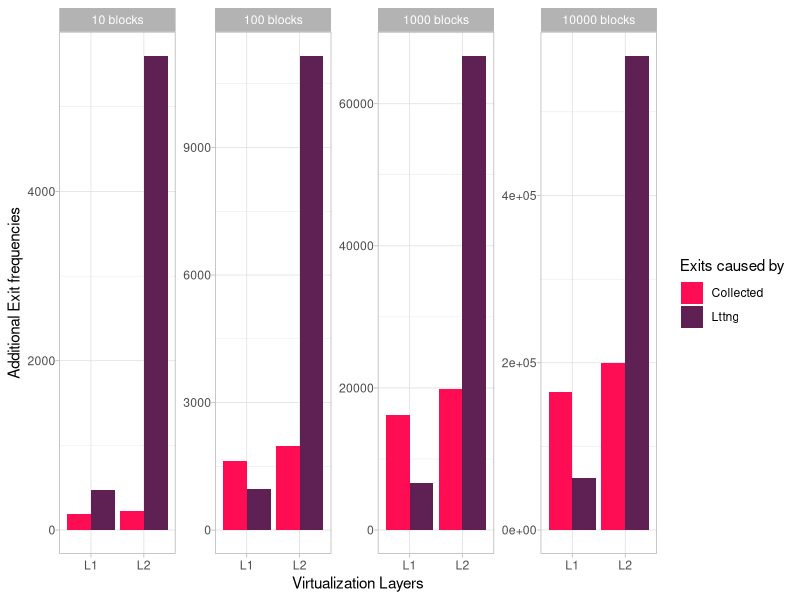

The R script that drew this image:
#!/usr/bin/env Rscript
library(ggplot2)
library(ggrepel)
library(plyr)
colors <- c("#ff0d54",  "#5f2054")
# layer,tracing_enabled,type,freq,event
data_10 <- read.table("./io-overhead/data/io-exits-10.csv", header=T, sep=",")
data_100 <- read.table("./io-overhead/data/io-exits-100.csv", header=T, sep=",")
data_1000 <- read.table("./io-overhead/data/io-exits-1000.csv", header=T, sep=",")
data_10000 <- read.table("./io-overhead/data/io-exits-10000.csv", header=T, sep=",")

data_10$copied_input_blocks <- 10
data_100$copied_input_blocks <- 100
data_1000$copied_input_blocks <- 1000
data_10000$copied_input_blocks <- 10000

data <- rbind(data_10, data_100, data_1000, data_10000)

data$tracing_enabled <- as.character(data$tracing_enabled)
data$copied_input_blocks <- as.character(data$copied_input_blocks)

data_filtered = subset(data, event == 'kvm_x86_exit')

data_filtered <- ddply(data_filtered, .(layer, tracing_enabled, copied_input_blocks),
                       transform,
                       total_events = freq
)
print(data_filtered)
data_filtered <- unique(data_filtered[c("layer", "tracing_enabled", "copied_input_blocks", "total_events")])

data_filtered <- ddply(data_filtered, .(layer, copied_input_blocks),
                       transform,
                       tracing_events = abs(sum(total_events)-2*total_events)
)
print(data_filtered)

data_filtered <- unique(data_filtered[c("layer", "copied_input_blocks", "tracing_events")])

data_filtered$event_type <- 'Lttng'
# layer,copied_input_blocks,event_type,tracing_events
data_collected_events <- read.table("./io-overhead/data/guest-collected-events.csv", header=T, sep=",")

data_filtered <- merge(x = data_filtered, y = data_collected_events, 
                       by = c("layer","copied_input_blocks","event_type", "tracing_events"), all = TRUE)

data_filtered$copied_input_blocks <- paste(data_filtered$copied_input_blocks,'blocks')

data_filtered$event_type <- as.character(data_filtered$event_type)

data_filtered <- ddply(data_filtered, .(layer, copied_input_blocks),
                       transform,
                       total = sum(tracing_events),
                       max = max(tracing_events)
)
data_filtered$label <- ''
for(i in 1:nrow(data_filtered)) {
  row <- data_filtered[i,]
  if(row$event_type == "Hypertracing"){
    data_filtered[i,]$label = paste(round((row$tracing_events/row$total)*100,1),'%')
  }
}

plot <- ggplot(data_filtered, aes(x=reorder(layer, tracing_events), y = tracing_events)) +
  geom_bar(aes(fill=event_type), position="dodge",stat="identity") +
  # scale_y_continuous(breaks = seq(0, max(data_filtered$tracing_events), 10000)) +
  facet_wrap(~copied_input_blocks, ncol=4, scale="free") +
  # coord_flip() +
  # geom_label_repel(aes(y=tracing_events, label=paste(tracing_events,event_type)),
  #                  size = 3, segment.size = 0.3, colour="black", fill="white",
  #                  min.segment.length = unit(0, "lines"), nudge_x = 0
  # ) +
  geom_text(aes(y=max, label=label ), colour='black', size = 3.4,
            position=position_dodge(width=0.9), vjust=-1) +
  
  # scale_fill_manual(values = colors) +
  labs(x ="Virtualization Layers", y ="Additional Exit frequencies", fill="Exits caused by") +
  scale_fill_manual(values = colors) +
  theme_light() +
  theme(
    # legend.position = c(0.94,0.91),
    # legend.title=element_blank(),
    # axis.text.x = element_text(angle = 40, hjust = 1, vjust=1, size = 10),
    axis.text.y = element_text(margin = margin(t=2,b=1))
  )
plot(plot)